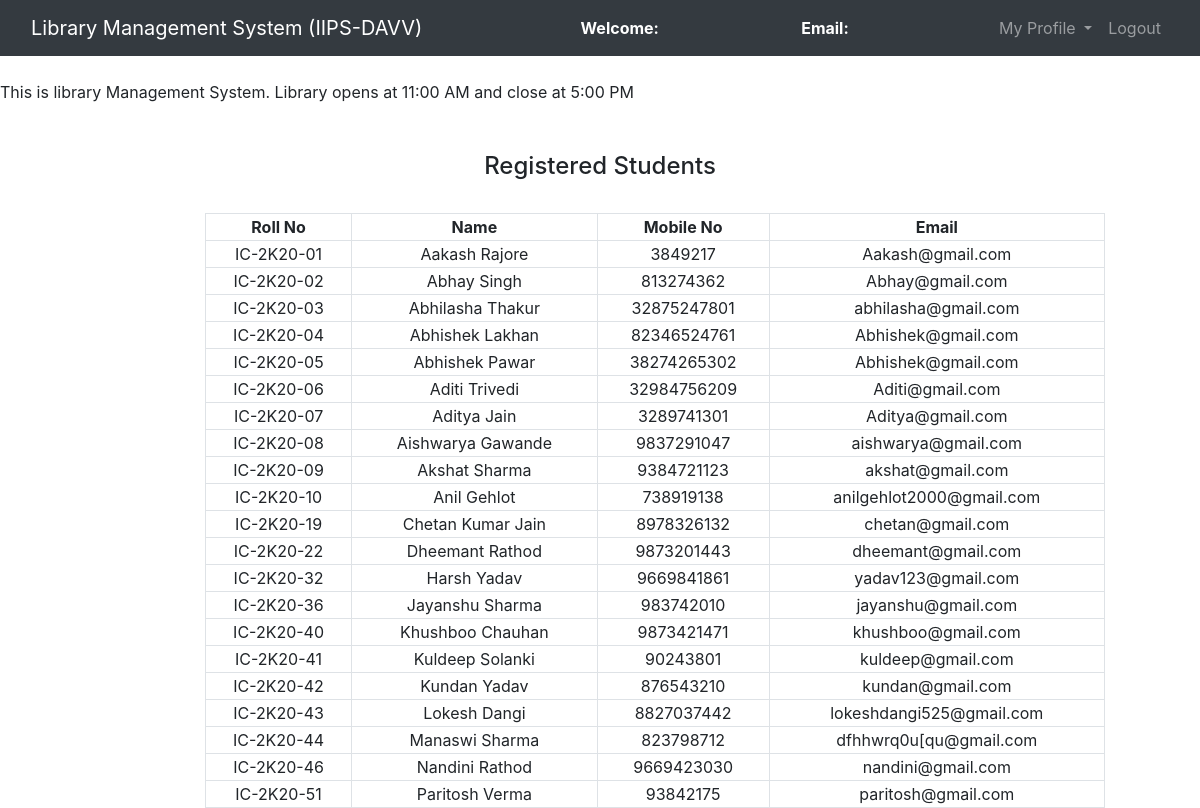
/admin/Regstudent.php, run on the app's committed database.
### tables this page shows
CREATE TABLE `student` (
  `stu_id` varchar(55) NOT NULL,
  `name` varchar(100) NOT NULL,
  `mobile` bigint(20) DEFAULT NULL,
  `email` varchar(100) DEFAULT NULL
);

### admin/Regstudent.php (the view, shortened to what this page needs)
<?php
	$connection = mysqli_connect("localhost","root","");
	$query = "select * from student";
?>
<!DOCTYPE html>
<html>
<head>
	<link rel="stylesheet" type="text/css" href="../bootstrap-4.4.1/css/bootstrap.min.css">
</head>
<body>
	<nav class="navbar navbar-expand-lg navbar-dark bg-dark">
		<div class="container-fluid">
			<div class="navbar-header">
				<a class="navbar-brand" href="admin_dashboard.php">Library Management System (IIPS-DAVV)</a>
			</div>
			<font style="color: white"><span><strong>Welcome: <?php echo $_SESSION['name'];?></strong></span></font>
			<font style="color: white"><span><strong>Email: <?php echo $_SESSION['email'];?></strong></font>
		    <ul class="nav navbar-nav navbar-right">
		      <li class="nav-item dropdown">
	        	<a class="nav-link dropdown-toggle" data-toggle="dropdown">My Profile </a>
		      </li>
		      <li class="nav-item">
		        <a class="nav-link" href="../logout.php">Logout</a>
		      </li>
		    </ul>
		</div>
	</nav><br>
	<span><marquee>This is library Management System. Library opens at 11:00 AM and close at 5:00 PM</marquee></span><br><br>
		<center><h4>Registered Students</h4><br></center>
		<div class="row">
			<div class="col-md-2"></div>
			<div class="col-md-8">
				<form>
					<table class="table-bordered" width="900px" style="text-align: center">
						<tr>
							<th>Roll No</th>
							<th>Name</th>
							<th>Mobile No</th>
							<th>Email</th>
						</tr>
					<?php
						$query_run = mysqli_query($connection,$query);
						while ($row = mysqli_fetch_assoc($query_run)){
							?>
						<tr>
							<td><?php echo $row['stu_id'];?></td>
							<td><?php echo $row['name'];?></td>
							<td><?php echo $row['mobile'];?></td>
							<td><?php echo $row['email'];?></td>
						</tr>
					<?php
						}
					?>
				</table>
				</form>
			</div>
			<div class="col-md-2"></div>
		</div>
</body>
</html>

### data on the page
student: stu_id "IC-2K20-01", name "Aakash Rajore", mobile "3849217", email "Aakash@gmail.com"
student: stu_id "IC-2K20-02", name "Abhay Singh", mobile "813274362", email "Abhay@gmail.com"
student: stu_id "IC-2K20-03", name "Abhilasha Thakur", mobile "32875247801", email "abhilasha@gmail.com"
student: stu_id "IC-2K20-04", name "Abhishek Lakhan", mobile "82346524761", email "Abhishek@gmail.com"
student: stu_id "IC-2K20-05", name "Abhishek Pawar", mobile "38274265302", email "Abhishek@gmail.com"
student: stu_id "IC-2K20-06", name "Aditi Trivedi", mobile "32984756209", email "Aditi@gmail.com"
student: stu_id "IC-2K20-07", name "Aditya Jain", mobile "3289741301", email "Aditya@gmail.com"
student: stu_id "IC-2K20-08", name "Aishwarya Gawande", mobile "9837291047", email "aishwarya@gmail.com"
student: stu_id "IC-2K20-09", name "Akshat Sharma", mobile "9384721123", email "akshat@gmail.com"
student: stu_id "IC-2K20-10", name "Anil Gehlot", mobile "738919138", email "anilgehlot2000@gmail.com"
student: stu_id "IC-2K20-19", name "Chetan Kumar Jain", mobile "8978326132", email "chetan@gmail.com"
student: stu_id "IC-2K20-22", name "Dheemant Rathod", mobile "9873201443", email "dheemant@gmail.com"
student: stu_id "IC-2K20-32", name "Harsh Yadav", mobile "9669841861", email "yadav123@gmail.com"
student: stu_id "IC-2K20-36", name "Jayanshu Sharma", mobile "983742010", email "jayanshu@gmail.com"
student: stu_id "IC-2K20-40", name "Khushboo Chauhan", mobile "9873421471", email "khushboo@gmail.com"
student: stu_id "IC-2K20-41", name "Kuldeep Solanki", mobile "90243801", email "kuldeep@gmail.com"
student: stu_id "IC-2K20-42", name "Kundan Yadav", mobile "876543210", email "kundan@gmail.com"
student: stu_id "IC-2K20-43", name "Lokesh Dangi", mobile "8827037442", email "lokeshdangi525@gmail.com"
student: stu_id "IC-2K20-44", name "Manaswi Sharma", mobile "823798712", email "dfhhwrq0u[qu@gmail.com"
student: stu_id "IC-2K20-46", name "Nandini Rathod", mobile "9669423030", email "nandini@gmail.com"
student: stu_id "IC-2K20-51", name "Paritosh Verma", mobile "93842175", email "paritosh@gmail.com"
